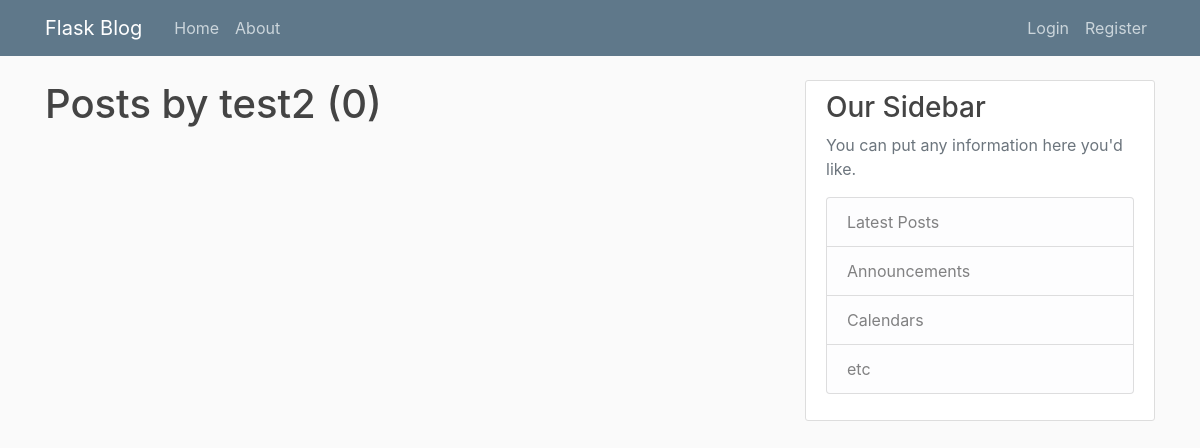
The page /user/test2 on the database as committed earlier.
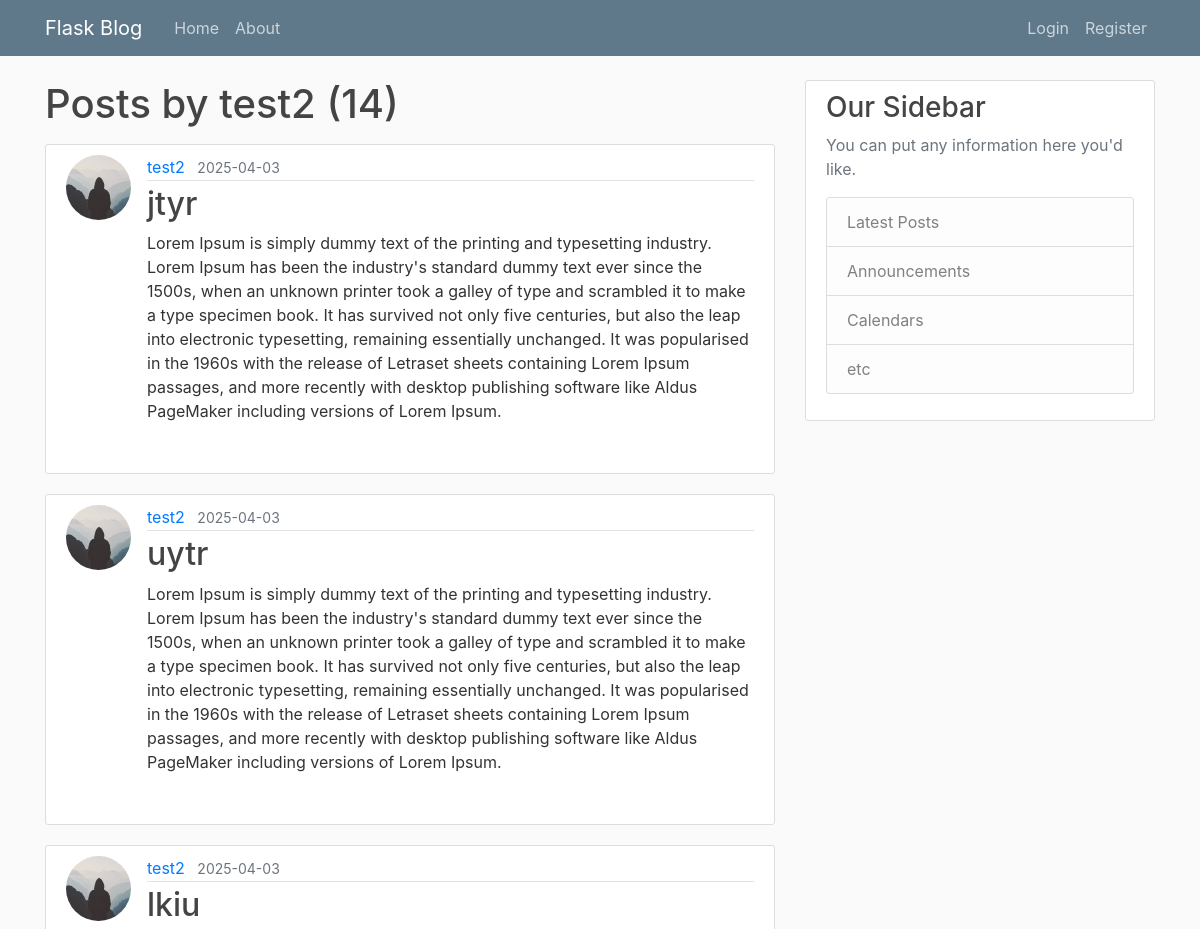
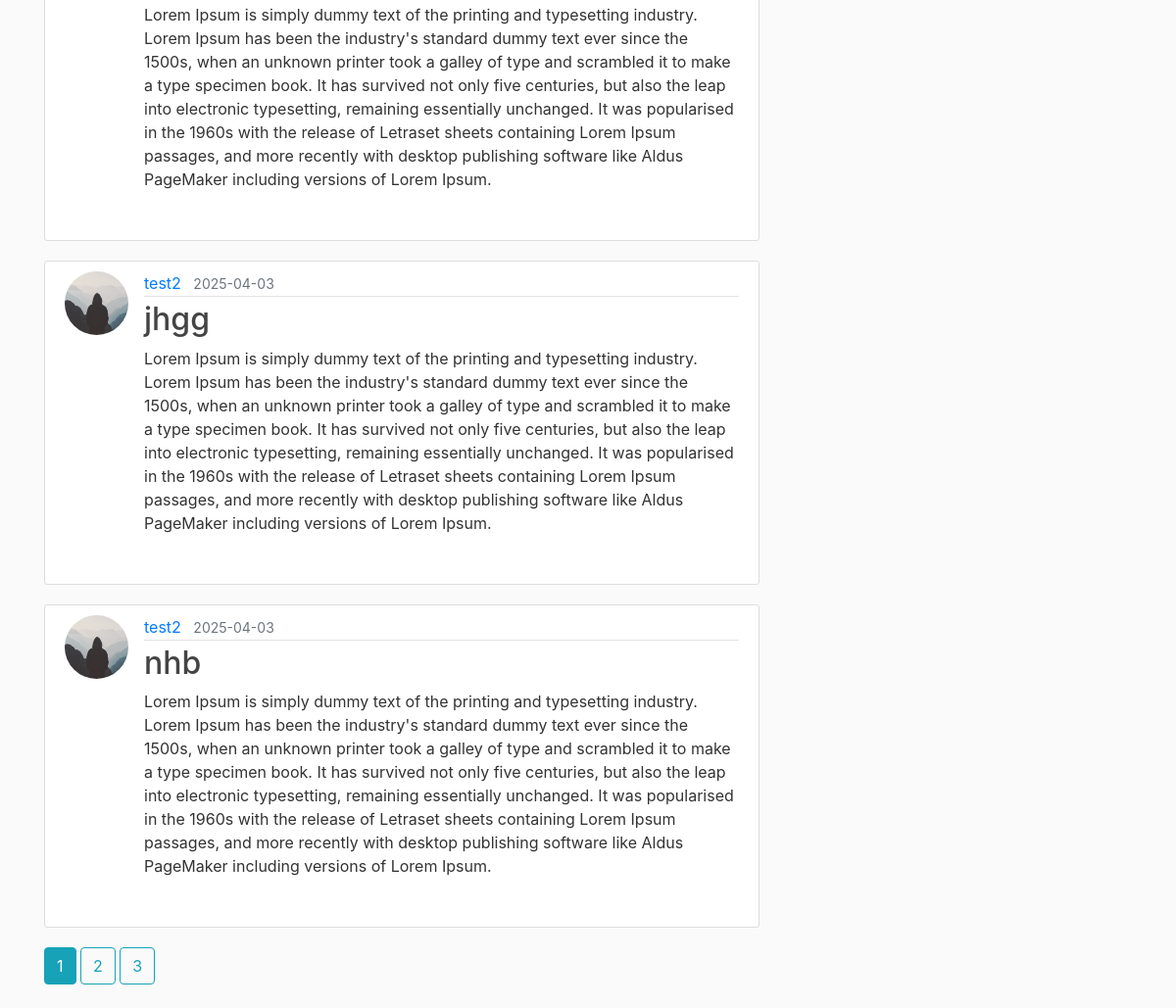
The same page on the database as committed later (2 pictures, top to bottom).
### flaskblog/models.py (models this page shows, shortened)
class User(db.Model, UserMixin):
    id = db.Column(db.Integer, primary_key=True)
    username = db.Column(db.String(20), unique=True, nullable=False)
    email = db.Column(db.String(120), unique=True, nullable=False)
    image_file = db.Column(db.String(20), nullable=False, default='default.jpg')
    password = db.Column(db.String(60), nullable=False)
    posts = db.relationship('Post', backref='author', lazy=True)

class Post(db.Model):
    id = db.Column(db.Integer, primary_key=True)
    title = db.Column(db.String(100), nullable=False)
    date_posted = db.Column(db.DateTime, nullable=False, default=datetime.utcnow)
    content = db.Column(db.Text, nullable=False)
    user_id = db.Column(db.Integer, db.ForeignKey('user.id'), nullable=False)

### flaskblog/routes.py (the view)
@app.route("/user/<string:username>")
def user_posts(username):
    page = request.args.get('page', 1, type=int)
    user = User.query.filter_by(username=username).first_or_404()
    posts = Post.query.filter_by(author=user)\
        .order_by(Post.date_posted.desc())\
        .paginate(page=page, per_page=5)
    return render_template('user_posts.html', posts=posts, user=user)

### flaskblog/templates/user_posts.html
{% extends "layout.html" %}
{% block content %}
    <h1 class="mb-3">Posts by {{ user.username }} ({{ posts.total }})</h1>
    {% for post in posts.items %}
        <article class="media content-section">
          <img class="rounded-circle article-img" src="{{ url_for('static', filename='profile_pics/' + post.author.image_file) }}">
          <div class="media-body">
            <div class="article-metadata">
              <a class="mr-2" href="{{ url_for('user_posts', username=post.author.username) }}">{{ post.author.username }}</a>
              <small class="text-muted">{{ post.date_posted.strftime('%Y-%m-%d') }}</small>
            </div>
            <h2><a class="article-title" href="{{ url_for('post', post_id=post.id) }}">{{ post.title }}</a></h2>
            <p class="article-content">{{ post.content }}</p>
          </div>
        </article>
    {% endfor %}
    {% for page_num in posts.iter_pages(left_edge=1, right_edge=1, left_current=1, right_current=2) %}
      {% if page_num %}
        {% if posts.page == page_num %}
          <a class="btn btn-info mb-4" href="{{ url_for('user_posts', username=user.username, page=page_num) }}">{{ page_num }}</a>
        {% else %}
          <a class="btn btn-outline-info mb-4" href="{{ url_for('user_posts', username=user.username, page=page_num) }}">{{ page_num }}</a>
        {% endif %}
      {% else %}
        ...
      {% endif %}
    {% endfor %}
{% endblock content %}

### flaskblog/templates/layout.html (shortened to what this page needs)
<!DOCTYPE html>
<html lang="en">
<head>
    <link rel="stylesheet" href="https://cdn.jsdelivr.net/npm/bootstrap@4.6.2/dist/css/bootstrap.min.css">
    <link rel="stylesheet" type="text/css" href="{{ url_for('static', filename="main.css") }}">
</head>
<body>
    <header class="site-header">
        <nav class="navbar navbar-expand-md navbar-dark bg-steel fixed-top">
          <div class="container">
            <a class="navbar-brand mr-4" href="/">Flask Blog</a>
            <div class="collapse navbar-collapse" id="navbarToggle">
              <div class="navbar-nav mr-auto">
                <a class="nav-item nav-link" href="{{ url_for('home') }}">Home</a>
                <a class="nav-item nav-link" href="{{ url_for('about') }}">About</a>
              </div>
              <div class="navbar-nav">
                {% if current_user.is_authenticated %}
                <a class="nav-item nav-link" href="{{ url_for('new_post') }}">New Post</a>
                  <a class="nav-item nav-link" href="{{ url_for('account') }}">Account</a>
                  <a class="nav-item nav-link" href="{{ url_for('logout') }}">Logout</a>
                {% else %}
                  <a class="nav-item nav-link" href="{{ url_for('login') }}">Login</a>
                  <a class="nav-item nav-link" href="{{ url_for('register') }}">Register</a>
                {% endif %}
              </div>
            </div>
          </div>
        </nav>
      </header>
      <main role="main" class="container">
        <div class="row">
          <div class="col-md-8">
            {% block content %}{% endblock %}
          </div>
          <div class="col-md-4">
            <div class="content-section">
              <h3>Our Sidebar</h3>
              <p class='text-muted'>You can put any information here you'd like.
                <ul class="list-group">
                  <li class="list-group-item list-group-item-light">Latest Posts</li>
                  <li class="list-group-item list-group-item-light">Announcements</li>
                  <li class="list-group-item list-group-item-light">Calendars</li>
                  <li class="list-group-item list-group-item-light">etc</li>
                </ul>
              </p>
            </div>
          </div>
        </div>
      </main>
</body>
</html>

### flaskblog/static/main.css (style rules this page uses)
body { background: #fafafa; color: #333333; margin-top: 5rem; }
h1, h2, h3, h4, h5, h6 { color: #444444; }
.bg-steel { background-color: #5f788a; }
.site-header .navbar-nav .nav-link { color: #cbd5db; }
.content-section { background: #ffffff; padding: 10px 20px; border: 1px solid #dddddd; border-radius: 3px; margin-bottom: 20px; }
.article-title { color: #444444; }
.article-content { white-space: pre-line; }
.article-img { height: 65px; width: 65px; margin-right: 16px; }
.article-metadata { padding-bottom: 1px; margin-bottom: 4px; border-bottom: 1px solid #e3e3e3 }

Rows that differ between the two databases and show on the page:
added Post: image_file (placeholder picture), author.username "test2", date_posted "2025-04-03", title "jtyr", content "Lorem Ipsum is simply dummy text of the printing and typesetting industry. Lorem Ipsum has been the industry's standard dummy text ever since the 1500s, when an unknown printer took a galley of type and scrambled it to make a type specimen book. It has survived not only five centuries, but also the leap into electronic typesetting, remaining essentially unchanged. It was popularised in the 1960s with the release of Letraset sheets containing Lorem Ipsum passages, and more recently with desktop publishing software like Aldus PageMaker including versions of Lorem Ipsum."
added Post: image_file (placeholder picture), author.username "test2", date_posted "2025-04-03", title "uytr", content "Lorem Ipsum is simply dummy text of the printing and typesetting industry. Lorem Ipsum has been the industry's standard dummy text ever since the 1500s, when an unknown printer took a galley of type and scrambled it to make a type specimen book. It has survived not only five centuries, but also the leap into electronic typesetting, remaining essentially unchanged. It was popularised in the 1960s with the release of Letraset sheets containing Lorem Ipsum passages, and more recently with desktop publishing software like Aldus PageMaker including versions of Lorem Ipsum."
added Post: image_file (placeholder picture), author.username "test2", date_posted "2025-04-03", title "lkiu", content "Lorem Ipsum is simply dummy text of the printing and typesetting industry. Lorem Ipsum has been the industry's standard dummy text ever since the 1500s, when an unknown printer took a galley of type and scrambled it to make a type specimen book. It has survived not only five centuries, but also the leap into electronic typesetting, remaining essentially unchanged. It was popularised in the 1960s with the release of Letraset sheets containing Lorem Ipsum passages, and more recently with desktop publishing software like Aldus PageMaker including versions of Lorem Ipsum."
added Post: image_file (placeholder picture), author.username "test2", date_posted "2025-04-03", title "jhgg", content "Lorem Ipsum is simply dummy text of the printing and typesetting industry. Lorem Ipsum has been the industry's standard dummy text ever since the 1500s, when an unknown printer took a galley of type and scrambled it to make a type specimen book. It has survived not only five centuries, but also the leap into electronic typesetting, remaining essentially unchanged. It was popularised in the 1960s with the release of Letraset sheets containing Lorem Ipsum passages, and more recently with desktop publishing software like Aldus PageMaker including versions of Lorem Ipsum."
added Post: image_file (placeholder picture), author.username "test2", date_posted "2025-04-03", title "nhb", content "Lorem Ipsum is simply dummy text of the printing and typesetting industry. Lorem Ipsum has been the industry's standard dummy text ever since the 1500s, when an unknown printer took a galley of type and scrambled it to make a type specimen book. It has survived not only five centuries, but also the leap into electronic typesetting, remaining essentially unchanged. It was popularised in the 1960s with the release of Letraset sheets containing Lorem Ipsum passages, and more recently with desktop publishing software like Aldus PageMaker including versions of Lorem Ipsum."
Other text that changed with them:
{{ posts.total }}: "0" → "14"
new list line: "1"
new list line: "2"
new list line: "3"
